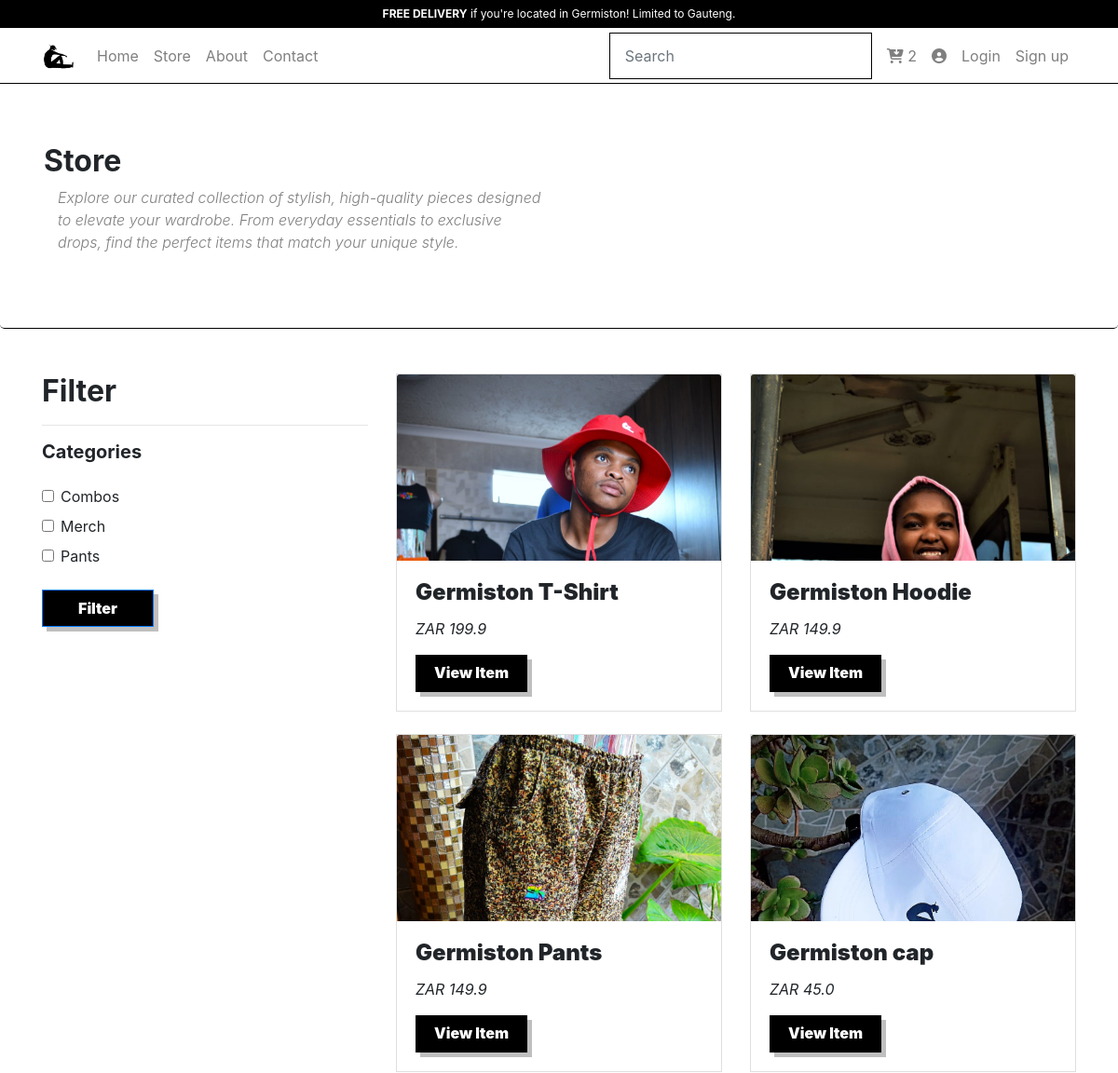
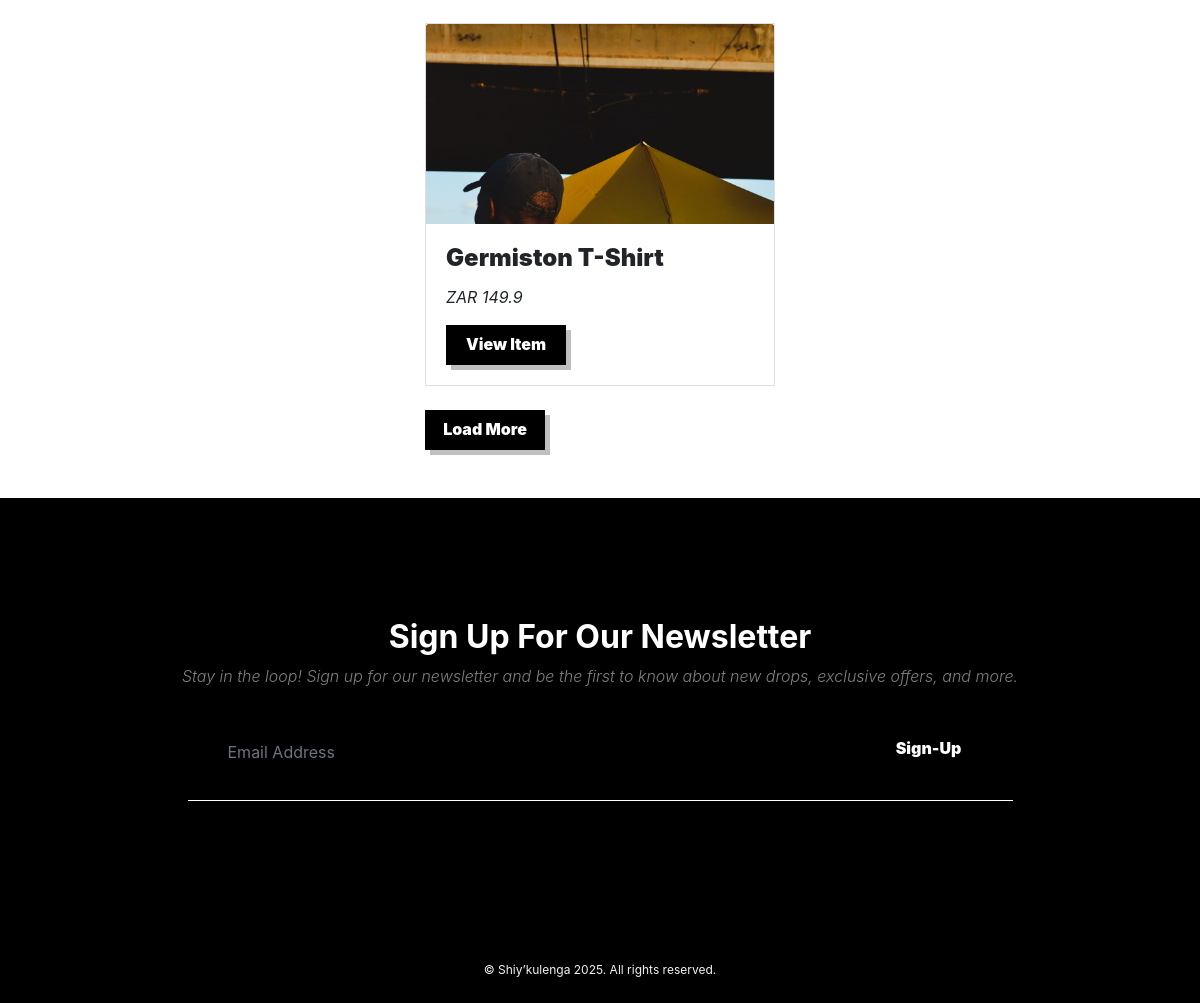
/store, run on an earlier commit of the app's database (2 pictures, top to bottom).
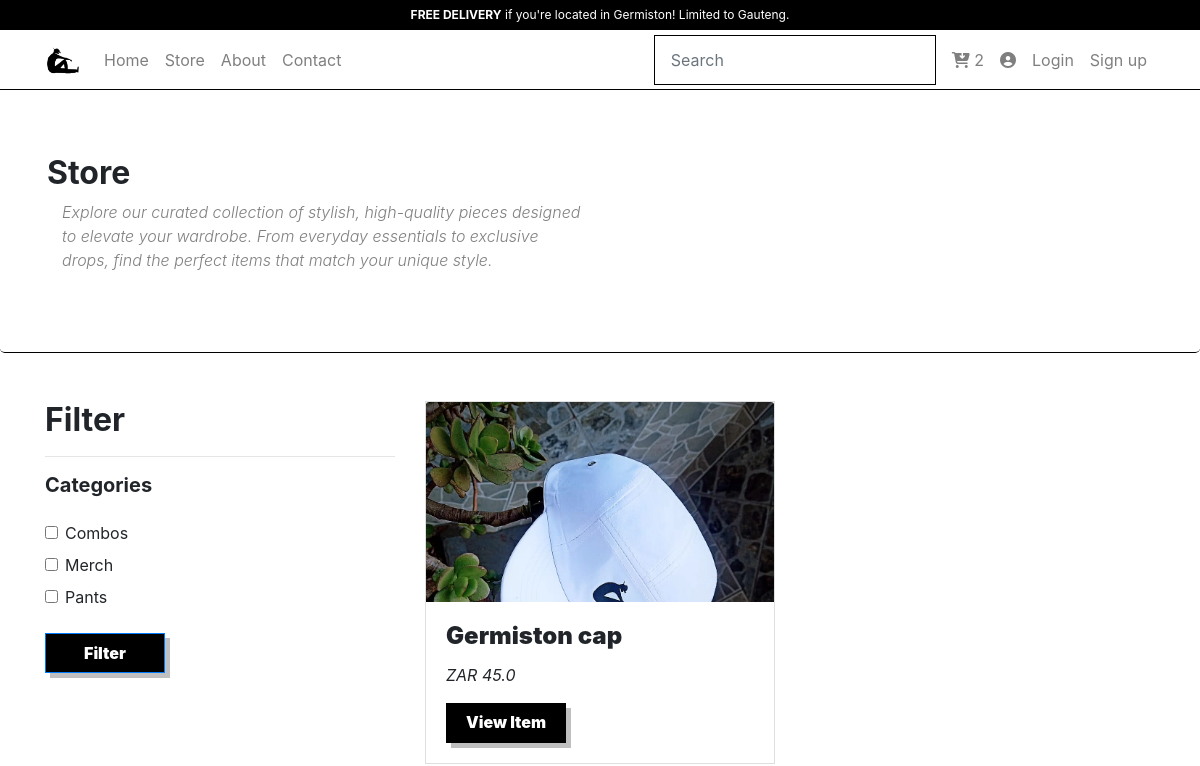
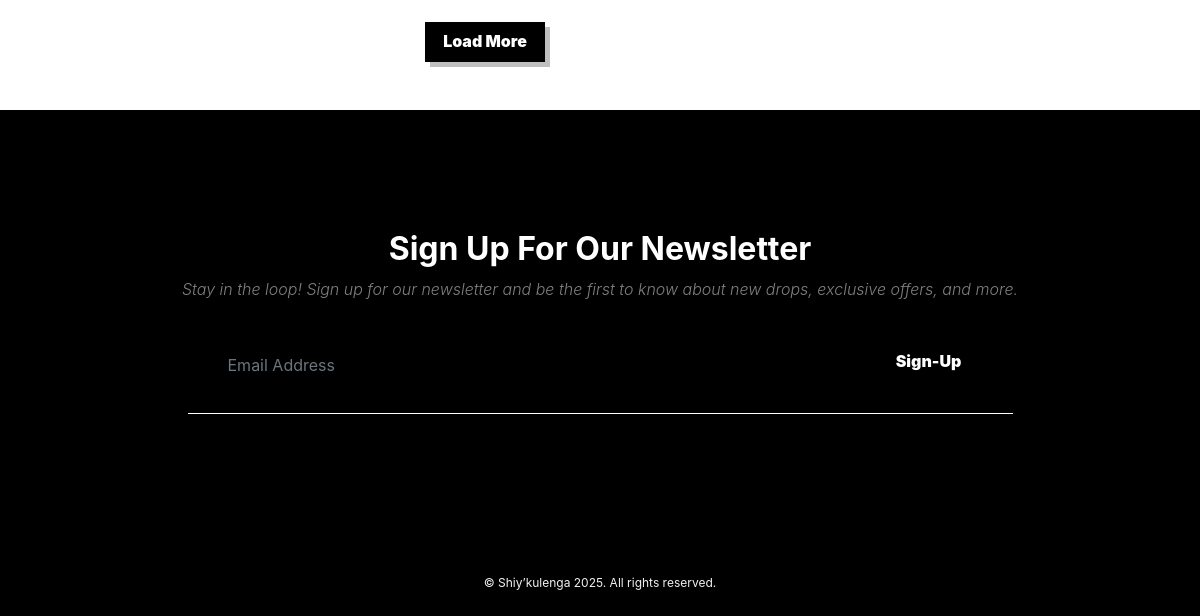
And on a later commit of the database (2 pictures, top to bottom).
### models.py (models this page shows)
class Category(db.Model):
    id = db.Column(db.Integer, primary_key=True, autoincrement=True)
    name = db.Column(db.String(50), nullable=False, unique=True)
    description = db.Column(db.String(200), nullable=True)
    items = db.relationship('ShopItems', backref='category', lazy=True)
    last_updated = db.Column(db.DateTime, default=datetime.utcnow, onupdate=datetime.utcnow)

class ShopItems(db.Model):
    id = db.Column(db.Integer, primary_key=True, autoincrement=True)
    title = db.Column(db.String(20), nullable=False)
    subtitle = db.Column(db.String(120), nullable=False)
    category_id = db.Column(db.Integer, db.ForeignKey('category.id'), nullable=False)
    sizes = db.Column(db.String(10), nullable=False)
    price = db.Column(db.Float, nullable=False, default=0.0)
    image_name = db.Column(db.String(100), nullable=False, default='default.jpg')

### routes/public.py (the view)
@public_bp.route("/store", methods=["GET"])
def store():
    category_names = request.args.getlist(
        "category"
    )  # Get the category names from the query string
    if category_names:
        categories = Category.query.filter(
            Category.name.in_(category_names)
        ).all()  # Get the category objects
        items = ShopItems.query.filter(
            ShopItems.category_id.in_([category.id for category in categories])
        ).all()  # Get the items in the categories
    else:
        items = ShopItems.query.all()
    categories = Category.query.all()
    return render_template("public/store.html", products=items, categories=categories, user = current_user)

### templates/public/store.html (shortened to what this page needs)
{% extends 'base.html' %}
{% block content %} {% include 'includes/navbar.html' %}
<div class="jumbotron">
    <div class="container">
        <h1 class="h1">Store</h1>
        <p class="lead col-md-6 pd-0">
            Explore our curated collection of stylish, high-quality pieces
            designed to elevate your wardrobe. From everyday essentials to
            exclusive drops, find the perfect items that match your unique
            style.
        </p>
    </div>
</div>
<section>
    <div class="container pt-5 pb-5">
        <div class="row">
            <div class="col-md-4">
                <h1 class="h1">Filter</h1>
                <hr />
                <h5 class="h5 mb-4"><b>Categories</b></h5>
                <form method="GET" action="{{ url_for('public.store') }}">
                    {% for category in categories %}
                    <div class="form-check mb-2">
                        <input class="form-check-input" type="checkbox"
                        name="category" id="category{{ category.id }}" value="{{
                        category.name }}" >
                        <label
                            class="form-check-label"
                            for="category{{ category.id }}"
                        >
                            {{ category.name }}
                        </label>
                    </div>
                    {% endfor %}
                    <button type="submit" class="btn btn-primary mt-3">
                        Filter
                    </button>
                </form>
            </div>
            <div class="col-md-8">
                <div class="row">
                    {% for product in products %}
                    <div class="col-md-6 mb-4">
                        <div class="card item">
                            <div class="card-img">
                                <a
                                    href="{{ url_for('public.product', product_id=product.id ) }}"
                                >
                                    <img
                                        src="{{ url_for('static', filename='images/' ~ product.image_name) }}"
                                        class="card-img-top"
                                        alt="{{ product.title }}"
                                    />
                                </a>
                            </div>
                            <div class="card-body">
                                <h5 class="card-title">{{ product.title }}</h5>
                                <p class="card-text">ZAR {{ product.price }}</p>
                                <a
                                    href=" {{ url_for('public.product', product_id=product.id) }}"
                                    class="btn"
                                >
                                    View Item
                                </a>
                            </div>
                        </div>
                    </div>
                    {% endfor %}
                </div>
                <a href="/" class="btn">Load More</a>
            </div>
        </div>
    </div>
</section>
{% include 'includes/footer.html' %}
{% endblock %}

### templates/base.html
<!DOCTYPE html>
{% include 'includes/header.html' %}
<html lang="en">
    <body>
        {% block content %} {% endblock %}
    </body>
</html>

### templates/includes/header.html (shortened to what this page needs)
<head>
    <link
        rel="stylesheet"
        href="{{ url_for('static', filename='css/bootstrap.min.css') }}"
    />
    <link
        rel="stylesheet"
        href="https://cdnjs.cloudflare.com/ajax/libs/font-awesome/6.4.0/css/all.min.css"
    />
    <link
        rel="stylesheet"
        href="{{ url_for('static', filename='css/main.css') }}"
    />
</head>

### templates/includes/navbar.html (shortened to what this page needs)
<div class="top">
    <div class="text-center">
        <b>FREE DELIVERY</b> if you're located in Germiston! Limited to Gauteng.
    </div>
</div>
<nav class="navbar navbar-expand-lg navbar-light">
    <div class="container">
        <a href="/" class="navbar-brand">
            <img
                src="{{ url_for('static', filename='images/logo.png') }}"
                alt="logo"
                width="35px"
            />
        </a>
        <div class="collapse navbar-collapse" id="globalNavbar">
            <form
                class="form-inline form-navbar my-2 my-lg-0 order-2"
                action=""
            >
                <input
                    class="form-control"
                    name="search"
                    type="text"
                    placeholder="Search"
                />
            </form>
            <ul class="navbar-nav mr-auto order-1">
                <li class="nav-item">
                    <a class="nav-link" id="home" href="/"> Home </a>
                </li>
                <li class="nav-item">
                    <a
                        class="nav-link"
                        id="home"
                        href="{{ url_for('public.store') }}"
                    >
                        Store
                    </a>
                </li>
                <li class="nav-item">
                    <a class="nav-link" id="" href="/#about"> About </a>
                </li>
                <li class="nav-item">
                    <a class="nav-link" id="" href="/#contact"> Contact </a>
                </li>
            </ul>
            <ul class="navbar-nav d-none d-lg-flex ml-2 order-3">
                <li class="nav-item">
                    <a class="nav-link" href="{{ url_for('public.signup') }}">
                        <i class="fa fa-cart-arrow-down" aria-hidden="true"></i>
                        2
                    </a>
                </li>
                <li class="nav-item">
                    <a class="nav-link" href="">
                        <i class="fa fa-user-circle" aria-hidden="true"></i>
                    </a>
                </li>
                <li class="nav-item">
                    {% if user.is_active %}
                        <a class="nav-link" href="{{ url_for('public.logout') }}">
                            Logout
                        </a>
                    {% else %}
                        <a class="nav-link" href="{{ url_for('public.login') }}">
                            Login
                        </a>
                    {% endif %}
                </li>
                <li class="nav-item">
                    <a class="nav-link" href="{{ url_for('public.signup') }}">
                        Sign up
                    </a>
                </li>
            </ul>
        </div>
    </div>
</nav>

### templates/includes/footer.html
<section class="footer" id="contact">
    <div class="container">
        <h1 class="h1">Sign up for our newsletter</h1>
        <p class="lead">
            Stay in the loop! Sign up for our newsletter and be the first to
            know about new drops, exclusive offers, and more.
        </p>
        <div class="row justify-content-center">
            <form action="" method="post" class="col-md-9">
                <div class="input-group mb-3 sub-form">
                    <input
                        type="text"
                        class="form-control"
                        placeholder="Email Address"
                    />
                    <button class="btn" type="button" id="button-addon2">
                        Sign-Up
                    </button>
                </div>
            </form>
        </div>
    </div>
</section>
<footer>© Shiy’kulenga 2025. All rights reserved.</footer>

### static/css/main.css (style rules this page uses)
:root { --white: #ffffff; --black: #000000; --green: #008000; --off-green: rgb(0, 128, 0, 0.25); --gray: rgb(0, 0, 0, 0.5); --off-white: #f2f2f2; --text-xs: 12px; --text-sm: 16px; --text-md: 24px; --text-lg: 32px; --text-xl: 40px; --text-xxl: 50px; }
.top { background: var(--black); color: var(--white); font-size: 12px; padding: 6px 0; }
.navbar { background: var(--white); height: 60px; border-bottom: 1px solid var(--black); }
.btn { color: var(--white); font-size: var(--text-sm); font-weight: 900; border-radius: 0; background: var(--black); width: 120px; height: 40px; box-shadow: 5px 5px 0 rgba(0, 0, 0, 0.25); transition: 0.3s ease; }
.h1 { font-weight: bold; font-size: var(--text-lg); text-transform: capitalize; }
.lead { color: var(--gray); font-size: var(--text-sm); font-style: italic; }
.card-body .card-title { font-size: var(--text-md); font-weight: 900; }
.card-body .card-text { font-size: var(--text-sm); font-style: italic; }
.item { border-radius: 0; }
.item .card-img { height: 200px; overflow-y: hidden; }
.item .card-img { height: 200px; overflow-y: hidden; border-radius: 0; }
footer { color: var(--off-white); font-size: var(--text-xs); text-align: center; padding: 24px 0; background: var(--black); margin: 0; }
.footer { background-color: var(--black); padding: 120px 0; margin: 0; text-align: center; }
.footer .h1 { color: var(--white); }
.footer .lead { color: var(--white); opacity: 50%; }
.sub-form { padding: 24px; border-bottom: 1px solid var(--white); }
.sub-form .form-control { background: var(--black); border: none; }
.jumbotron { background: var(--white); margin: 0; border-bottom: 1px solid var(--black); }
.form-control { border: 1px solid var(--black); border-radius: 0; padding: 12px 16px; font-size: 16px; color: var(--black); }

What changed in the data, as far as the page shows it:
removed ShopItems: image_name (picture), title "Germiston T-Shirt", price "199.9"
removed ShopItems: image_name (picture), title "Germiston Hoodie", price "149.9"
removed ShopItems: image_name (picture), title "Germiston Pants", price "149.9"
removed ShopItems: image_name (picture), title "Germiston T-Shirt", price "149.9"
